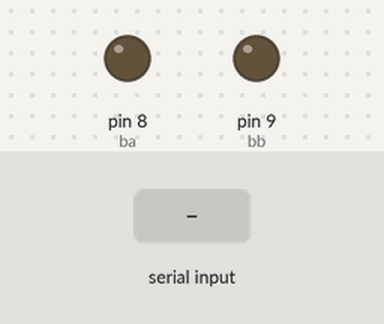
Simulated run of this sketch. Board: Arduino Uno, built with avr-gcc and run on an emulated ATmega328P. On the bench: output pins drawn as LEDs (lit = HIGH). The inputs (shaded band) are chosen by the test bench.

Above: at 1.2 s.
1.3 s: "90,45\n" received over Serial
At 2.1 s:
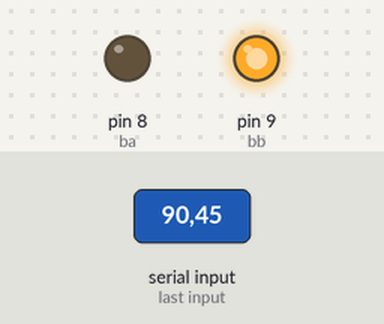
2.8 s: "1\n" received over Serial
At 3.3 s:
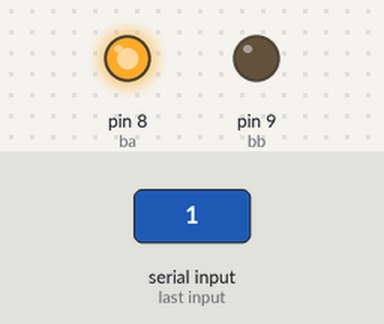
Timing chart, 0 to 5.8 s (numbered marks = the images above; inputs shaded):
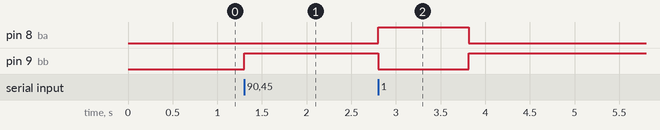

Measured:
- after the input at 1.3 s, pin 9 (bb): LOW → HIGH at once
- after the input at 2.8 s, pin 8 (ba): LOW → HIGH at once, → LOW 1.0 s later; pin 9 (bb): HIGH → LOW at once, → HIGH 1.0 s later

The sketch:

consolidation-wall.ino.ino
```cpp
int ba = 8;
int bb = 9;
int consolidationWallSlot = 0;

void setup() {
  Serial.begin(9600);

  pinMode(ba, OUTPUT);
  pinMode(bb, OUTPUT);
}

void loop() {


  if (Serial.available() > 0) {
    consolidationWallSlot = Serial.parseInt();

    if (consolidationWallSlot == 1) {
      consolidationWallSlot = 8;
    } else {
      consolidationWallSlot = 9;
    }


    turnOn(consolidationWallSlot);
  }

  delay(10);
}

void turnOn(int ledNumber) {
  digitalWrite(ba, LOW);
  digitalWrite(bb, LOW);

  digitalWrite(ledNumber, HIGH);


}
```
